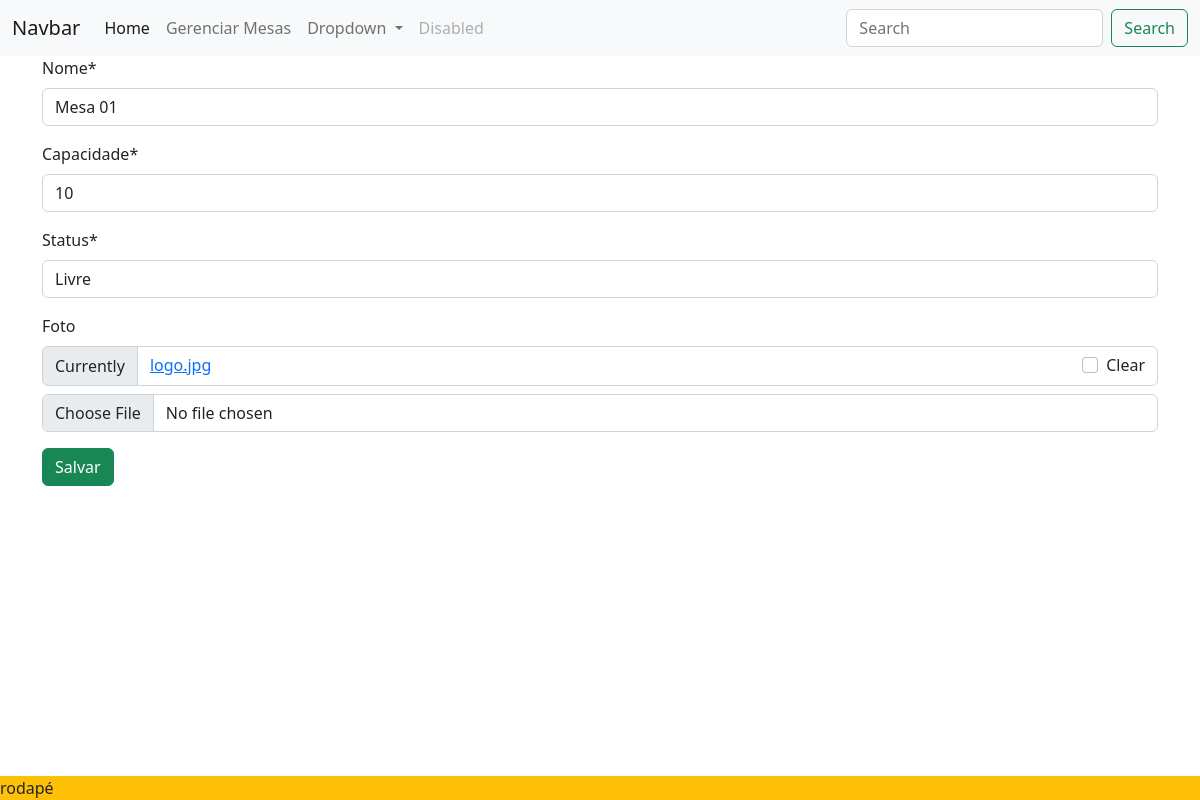
Page /editar_mesa/1 on the committed database.
### restauranteapp/models.py (models this page shows, shortened)
class Mesa(models.Model):
    nome = models.CharField(max_length=200)
    capacidade = models.CharField(max_length=200)
    status = models.CharField(max_length=30)
    foto = models.ImageField(blank=True, null=True)

### restauranteapp/views.py (the view)
# urls.py: path('editar_mesa/<int:id>', editar_mesa,name='editar_mesa'),
def editar_mesa(request,id):
    mesa =get_object_or_404(Mesa,pk=id)
    form =MesaForms(instance=mesa)
    if request.method == "POST":
        form = MesaForms(request.POST, request.FILES,instance=mesa)
        if form.is_valid():
            form.save()
            return redirect('mesas')
        else:
            return render(request,'restaurante/editar_mesa.html',{'form':form,'mesa':mesa})
    else:
        return render(request, 'restaurante/editar_mesa.html', {'form': form, 'mesa': mesa})

### restauranteapp/forms.py
class MesaForms(forms.ModelForm):
    class Meta:
        model = Mesa
        fields = "__all__"

### restauranteapp/templates/restaurante/editar_mesa.html (shortened to what this page needs)
{% extends "restaurante/base.html" %}
{% load crispy_forms_tags %}
{% block content %}
<div class="container">
    <form method="POST" enctype="multipart/form-data">
        {{ form |crispy}}
        <input type="submit" value="Salvar" class="btn btn-success">
    </form>
</div>
{% endblock content %}

### rows in the picture
Mesa: nome "Mesa 01", capacidade "10", status "Livre"
